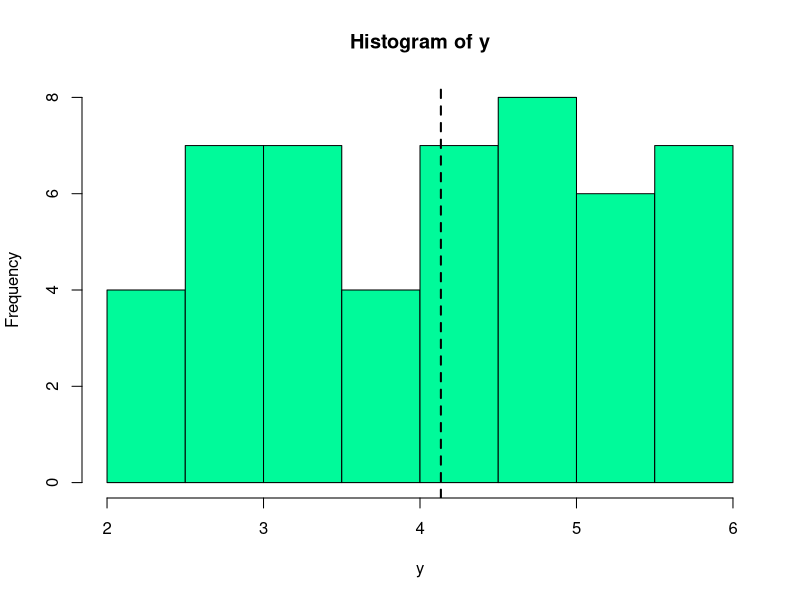
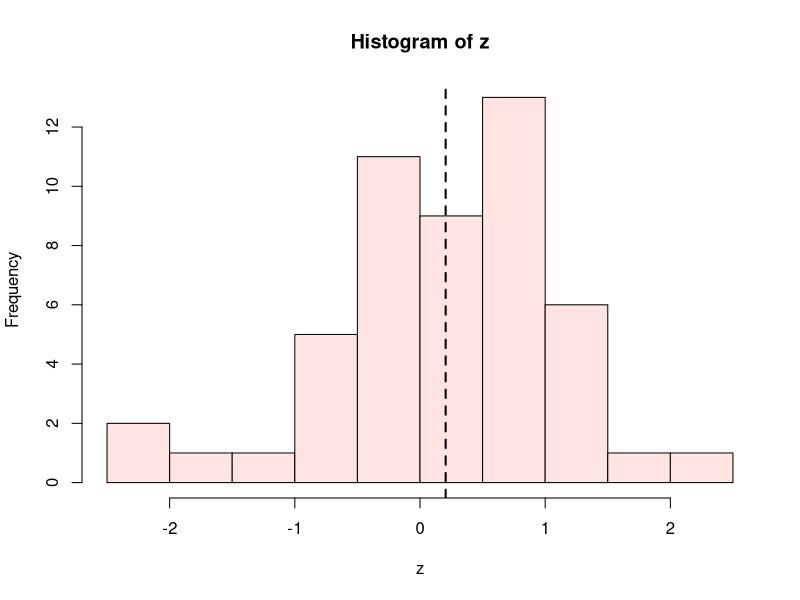
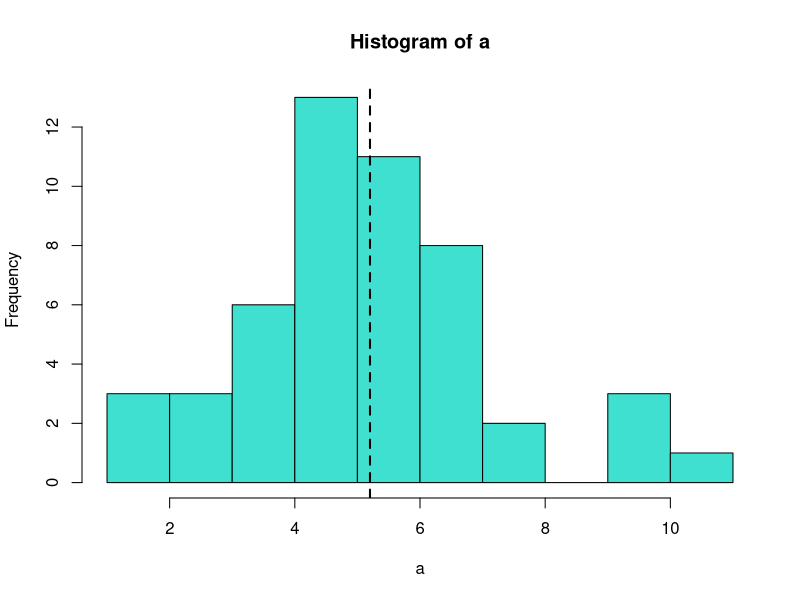
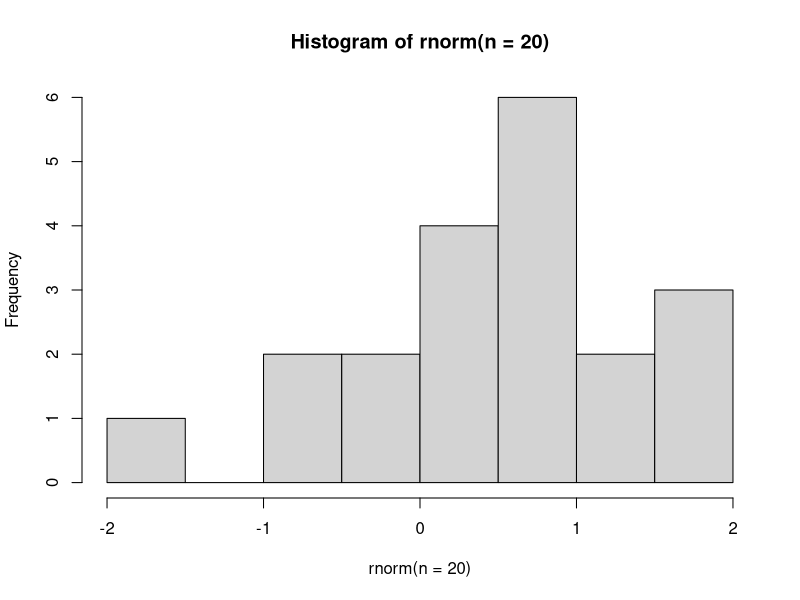
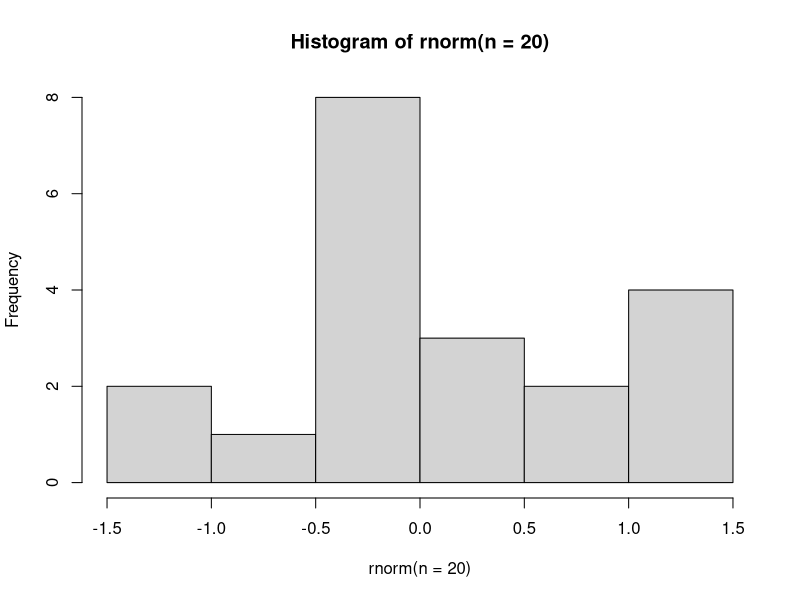
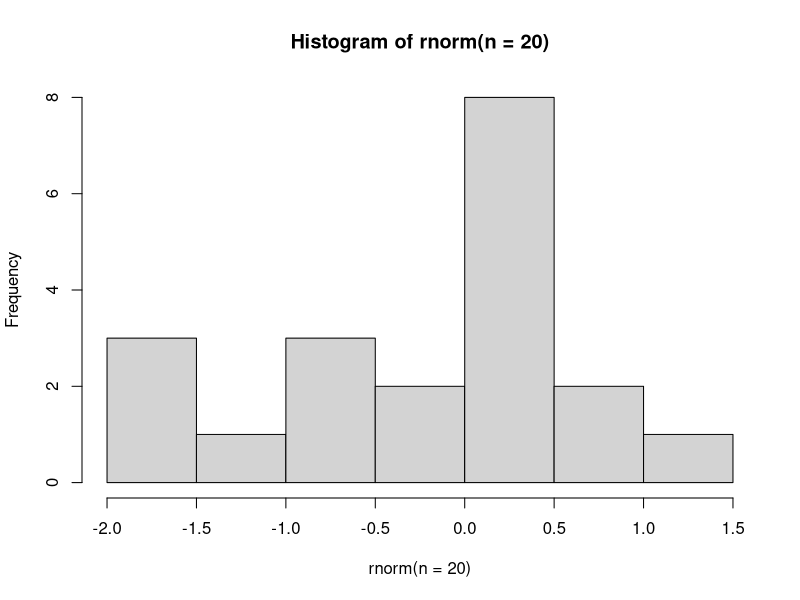
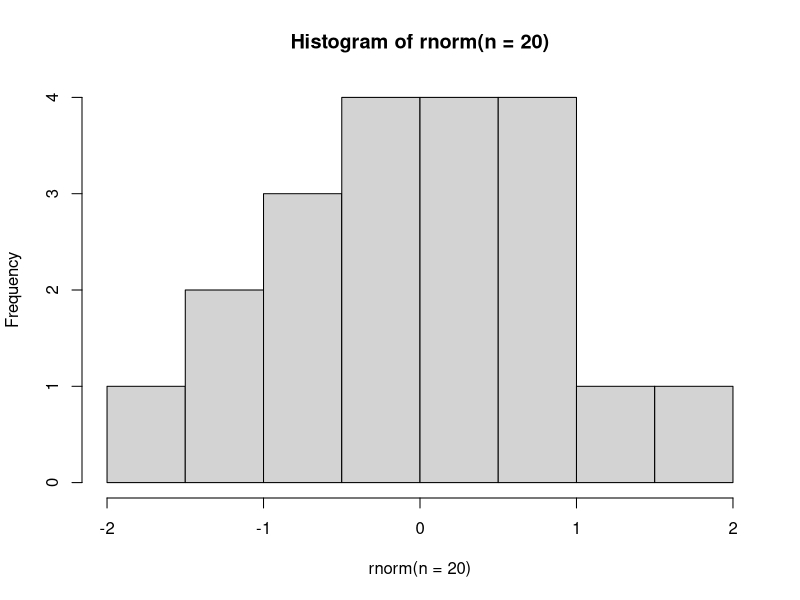
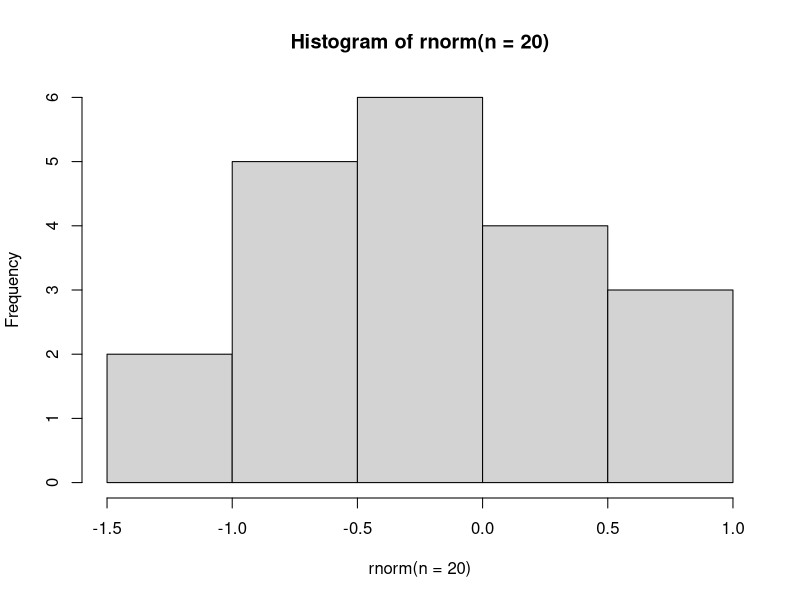

These charts were generated, in order, by the following R code:

# Script for Handout Session 6 --------------------------------------------

# Installing and loading packages -----------------------------------------

install.packages("tidyverse")
library(tidyverse)

install.packages('reshape')
library(reshape)

# Task from Winter: Playing around with normal distribution ---------------

# Generate 50 random uniformly distributed numbers:

x <- runif(50)

# Check:

x

# Specify min and max:

y <- runif(50, min = 2, max = 6)

# Check:

head(y)

# Create a quick-and-dirty base R plot:

hist(y, col = 'mediumspringgreen')
abline(v = mean(y), lty = 2, lwd = 2)


# Generate random normally distributed numbers & plot 'em:

z <- rnorm(50)
hist(z, col = 'mistyrose')
abline(v = mean(z), lty = 2, lwd = 2)

# Create random data with mean = 5 and SD = 2:

a <- rnorm(50, mean = 5, sd = 2)
hist(a, col = 'turquoise')
abline(v = mean(a), lty = 2, lwd = 2)

# Check mean and SD:

mean(a)
sd(a)

# Check the percentiles:

quantile(a)

# Check the values that span the 68% interval:

quantile(a, 0.16)
quantile(a, 0.84)

# This should correspond to +/- 1 SD around the mean:

mean(a) - sd(a)
mean(a) + sd(a)

# The values of the 95% interval:

quantile(a, 0.025)
quantile(a, 0.975)

# This should correspond to +/- 2 SD around the mean:

mean(a) - 2 * sd(a)
mean(a) + 2 * sd(a)

# Execture repeatedly to get a feel for the normal:

hist(rnorm(n = 20))

hist(rnorm(n = 20))

hist(rnorm(n = 20))

hist(rnorm(n = 20))

hist(rnorm(n = 20))

# How sample size affects distribution:

hist(rnorm(n = 5))

hist(rnorm(n = 10))

hist(rnorm(n = 20))

hist(rnorm(n = 30))

hist(rnorm(n = 40))

hist(rnorm(n = 50))

hist(rnorm(n = 100))

hist(rnorm(n = 500))

hist(rnorm(n = 1000))

# Task Brown: LLN in action -----------------------------------------------

set.seed(3376)
mu=100; sigma=10; n=10

xbar1=rep(0,5)
for (i in 1:5) {xbar1[i]= mean(rnorm(n, mean=mu, sd=sigma))}

xbar2=rep(0,10)
for (i in 1:10) {xbar2[i]=mean(rnorm(n, mean=mu, sd=sigma))}

xbar3=rep(0,100)
for (i in 1:100) {xbar3[i]=mean(rnorm(n, mean=mu, sd=sigma))}

# Figure 8-2

x <- list(v1=xbar1,v2=xbar2,v3=xbar3)
data <- melt(x)

xb1 <- mean(xbar1)
xb2 <- mean(xbar2)
xb3 <- mean(xbar3)

xb1 # 98.89503
xb2 # 100.4808
xb3 # 100.071

ggplot(data, aes(x = value, fill = L1)) +
  geom_density(alpha = .50) +
  ggtitle("Brown (2021, Figure 8-2): Increased Draws, Increased Accuracy") +
  xlab("Value") +
  ylab("Density") +
  theme_minimal() +
  theme(plot.title = element_text(size = 8, face = "bold")) +
  theme(axis.title = element_text(size = 8, face = "bold")) +
  geom_vline(xintercept = xb1, col = "#bf0000") +
  geom_vline(xintercept = xb2, col = "#008b00") +
  geom_vline(xintercept = xb3, col = "#0000ff") +
  annotate(
    "text",
    x = 95,
    y = .15,
    label =
      "Mean with 5 draws = 98.895",
    col = "#bf0000"
  ) +
  annotate(
    "text",
    x = 95,
    y = .175,
    label =
      "Mean with 10 draws = 100.481",
    col = "#008b00"
  ) +
  annotate(
    "text",
    x = 95,
    y = .20,
    label =
      "Mean with 100 draws = 100.071",
    col = "#0000ff"
  ) +
  theme(legend.position = "none")


# Task Brown: CLT in action -----------------------------------------------

set.seed(3376)

mu=100; sigma=10; n=5
xbar1=rep(0,10)
for (i in 1:10) {xbar1[i]=mean(rnorm(n, mean=mu, sd=sigma))}

mu=100; sigma=10; n=10
xbar2=rep(0,10)
for (i in 1:10) {xbar2[i]=mean(rnorm(n, mean=mu, sd=sigma))}

mu=100; sigma=10; n=100
xbar3=rep(0,10)
for (i in 1:10) {xbar3[i]=mean(rnorm(n, mean=mu, sd=sigma))}

# Figure 8-3
x <- list(v1=xbar1,v2=xbar2,v3=xbar3)
data <- melt(x)

xb1 <- sd(xbar1)
xb2 <- sd(xbar2)
xb3 <- sd(xbar3)

xb1 <- mean(xbar1)
xb2 <- mean(xbar2)
xb3 <- mean(xbar3)

xb1
xb2
xb3

ggplot(data, aes(x = value, fill = L1)) +
  geom_density(alpha = .70) +
  theme_minimal() +
  theme(plot.title = element_text(size = 8, face = "bold")) +
  theme(axis.title = element_text(size = 8, face = "bold")) +
  ggtitle("Brown (2021, Figure 8-3): Increasing Observations Increases Normality") +
  annotate(
    "text",
    x = 95,
    y = .15,
    label =
      "5 Observations per Draw",
    col = "#bf0000"
  ) +
  annotate(
    "text",
    x = 95,
    y = .175,
    label =
      "10 Observations per Draw",
    col = "#008b00"
  ) +
  annotate(
    "text",
    x = 95,
    y = .20,
    label =
      "100 Observations per Draw",
    col = "#0000ff"
  ) +
  theme(legend.position = "none") +
  xlab("Mean of Sample Means") +
  ylab("Density")
